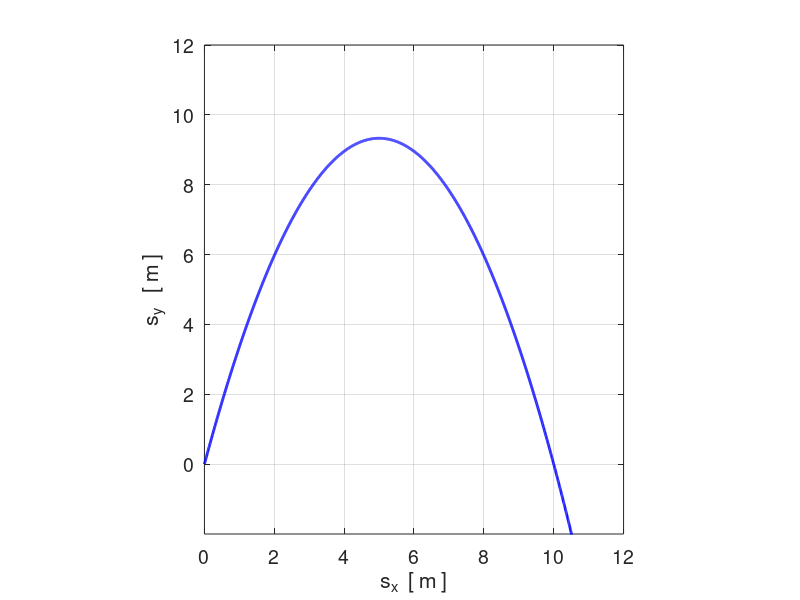
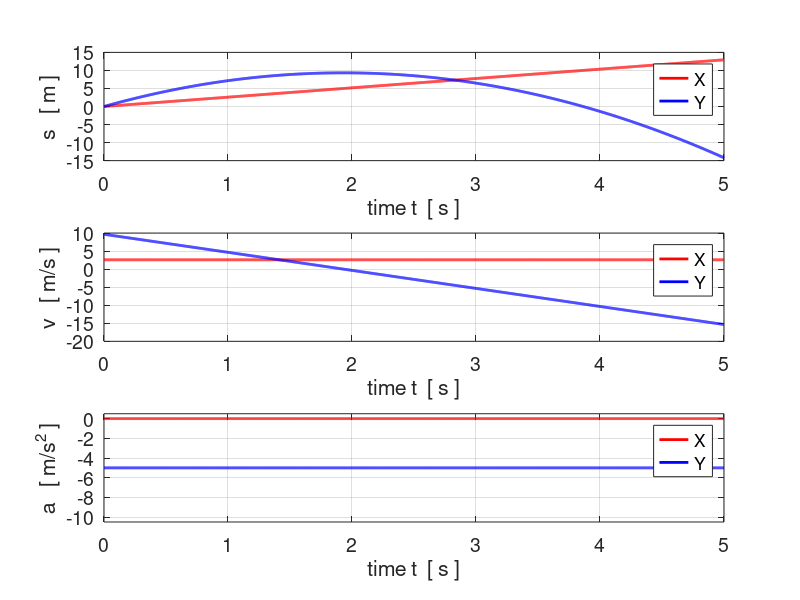
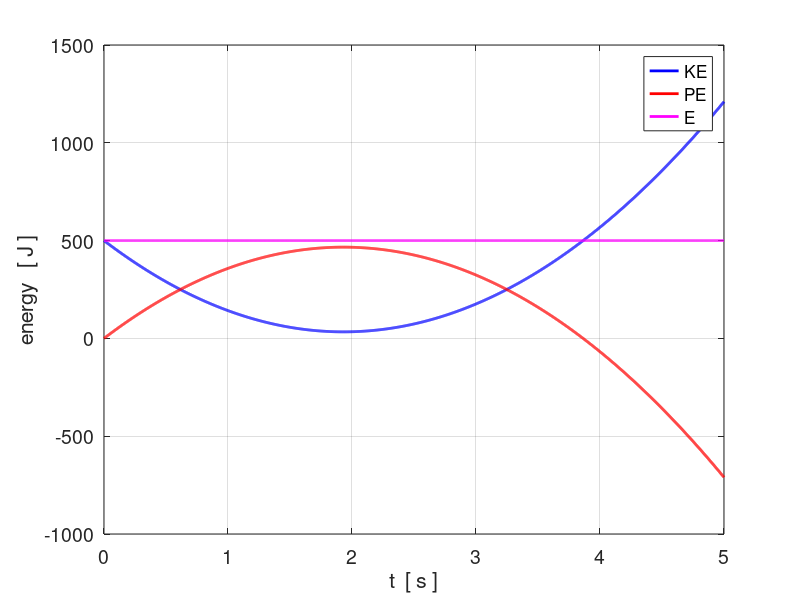

Source code (MATLAB) for these figures, in order:
% sp_mod601.m
% Motion of a particle in uniform gravitational or electric field
% 18 aug 2017
% Ian Cooper
% School of Physics, University of Sydney
% http://www.physics.usyd.edu.au/teach_res/mp/mphome.htm


clear all
close all
clc


% INPUTS =================================================================
m = 10;      % mass of particle
u = 10;      % initial velocity (magnitude)
A = 75;      % intial velocity (angle) 
tMin = 0;    % time
tMax = 5;
Nt = 2000;
g = 5;      % acc due to gravity


flagF = 1;   % 1: gravitational field / 2: electric field

q = 1;       % particle's charge
V = 100;     % potential difference between charged plates;
d = 1e-3;    % distance bewtween plates


% Calculations ===========================================================
   t = linspace(tMin,tMax,Nt);   % time
% Inital velocityies
   ux = u*cosd(A);
   uy = u*sind(A);
% X & Y accelerations
  ax = 0;  
  if flagF == 1; ay = -g; end
  if flagF == 2
    E = V / d;   % electric field strength
    F = q*E;     % electric force on charged particle
    ay = F / m;   % accleration of particle
  end
    ayG = ay .* ones(Nt,1);
    axG = ax .* ones(Nt,1);
      
% Displacements
    sx = ux .* t;
    sy = uy .* t - (0.5*g) .* t.^2;
 
% velocites
     vx = ux .* ones(Nt,1);
     vy = uy + ay.*t;
% Energies
     KE = (0.5*m) .* (vx.^2 + vy'.^2);
     PE = -(m.*ay) .* sy';
     E = KE + PE;
     
% GRAPHICS ===============================================================
 
 figure(1)   % Trajectroy  ----------------------------------------------
   fs = 14;
   set(gcf,'Units','Normalized');
   set(gcf,'Position',[0.02 0.04 0.18 0.33]);
   xP = sx; yP = sy;
   plot(xP,yP,'b','linewidth',2);
   xlabel('s_x  [ m ]');
   ylabel('s_y   [ m ]');
   grid on
   axis equal
   axis([0 2*6 -2 2*6])
   set(gca,'xTick',0:2:2*6);
   set(gca,'yTick',0:2:2*6);
   set(gca,'fontSize',fs);
   
figure(2)   % Time a v s  ----------------------------------------------
   fs = 14;
   set(gcf,'Units','Normalized');
   set(gcf,'Position',[0.35 0.04 0.3 0.75]);
   subplot(3,1,1)
     xP = t; yP = sx;
     plot(xP,yP,'r','linewidth',2);
     hold on
     xP = t; yP = sy;
     plot(xP,yP,'b','linewidth',2);
     xlabel('time t  [ s ]');
     ylabel('s   [ m ]');
     legend('X','Y');
     grid on
     set(gca,'fontSize',fs);   
     
   subplot(3,1,2)
     xP = t; yP = vx;
     plot(xP,yP,'r','linewidth',2);
     hold on
     xP = t; yP = vy;
     plot(xP,yP,'b','linewidth',2);
     xlabel('time t  [ s ]');
     ylabel('v   [ m/s ]');
     legend('X','Y');
     grid on
     set(gca,'fontSize',fs);   
     
   subplot(3,1,3)
     xP = t; yP = axG;
     plot(xP,yP,'r','linewidth',2);
     hold on
     xP = t; yP = ayG;
     plot(xP,yP,'b','linewidth',2);
     xlabel('time t  [ s ]');
     ylabel('a   [ m/s^2 ]');
     legend('X','Y');
     grid on
     set(gca,'yLim',[-10.5, 0.5]);
     set(gca,'fontSize',fs);   
 
 figure(3)   % Energies  ----------------------------------------------
   fs = 14;
   set(gcf,'Units','Normalized');
   set(gcf,'Position',[0.6 0.04 0.3 0.25]);
   xP = t; yP = KE;
   plot(xP,yP,'b','linewidth',2);
   hold on
   xP = t; yP = PE;
   plot(xP,yP,'r','linewidth',2);
   xP = t; yP = E;
   plot(xP,yP,'m','linewidth',2);
   xlabel('t  [ s ]');
   ylabel('energy   [ J ]');
   grid on
   legend('KE','PE','E');
   
   set(gca,'fontSize',fs);
        
